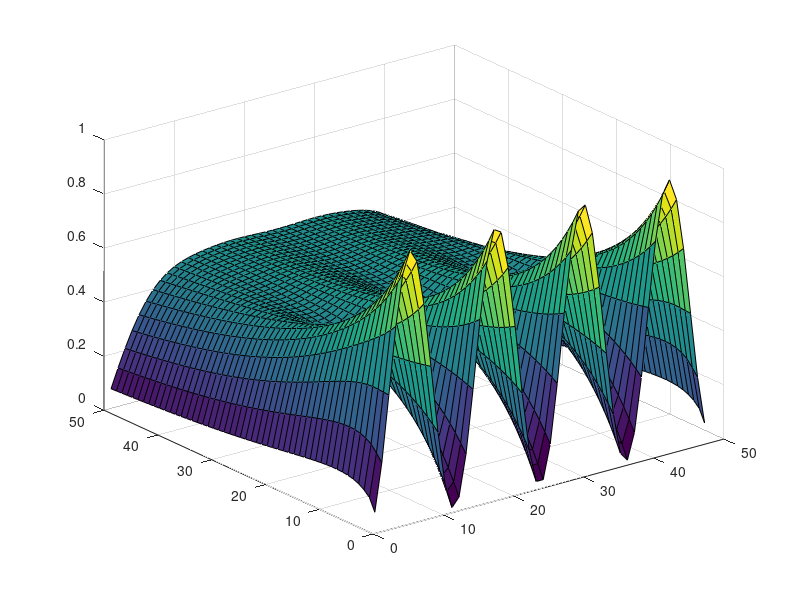

The MATLAB script that drew this image:
% script: ec_calor

a = 0;
b = 2;
tmin = 0;
tmax = 1;
h = 0.1;
hs = 0.004;
n = 20;

nx = 50;
nt = 50;

x = linspace (a, b, nx)';
t = linspace(tmin, tmax, nt)';

sigma = hs/(h^2);

dimn = nx-2; %porque ya conocemos los extremos de la malla
dimt = nt;

A = eye(dimn) - 2*sigma*eye(dimn);

for k = 1:dimn-1
    A(k+1, k) = sigma;
    A (k, k+1) = sigma;
end

% matriz del calor
Z = zeros(dimt, dimn);

Z(1,:) = (sin((2*pi*x(2:dimn+1))).^2)';

for j = 2:dimt
    Z(j,:) = A*(Z(j-1,:))';
end

[T, X] = meshgrid(t, x);

surf(Z)
